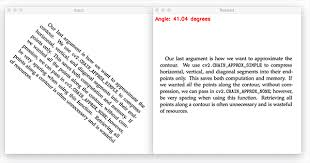
#> input picture practice/images/rot_text.jpg, 310 x 163 px
$ python rot_text.py
#> lines starting #> are read from the running program, lines starting #| are printed output that depends on the picture; after the words box and inside, x2 and y2 are one past the last pixel; in counts of white or black regions, pixels touching at a corner belong together; long printed decimals are rounded
import cv2 as cv
import numpy as np

image = cv.imread("images/rot_text.jpg", 0)
#> image: shape (163, 310); min 0, max 255, mean 238.9

image = cv.resize(image, (600,300))
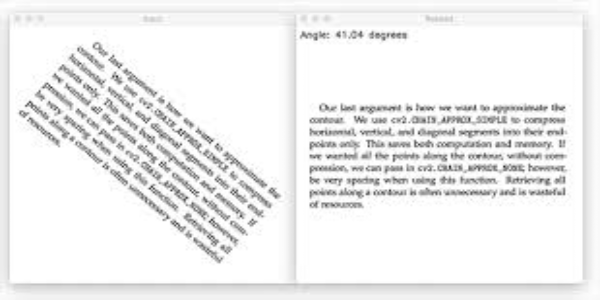
#> image: shape (300, 600); min 59, max 255, mean 238.8

image = image[:,0:300]
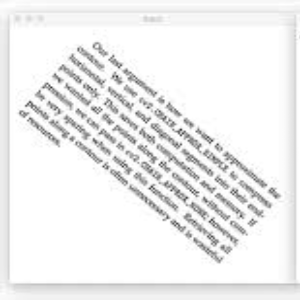
#> image: shape (300, 300); min 62, max 255, mean 238.7


_, thresh = cv.threshold(image, 150, 255, cv.THRESH_BINARY)
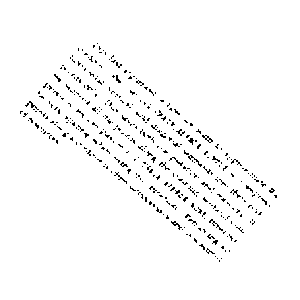
#> thresh: shape (300, 300); 97.3% white; black in thin lines or dots, all inside (x1, y1, x2, y2) = (20, 43, 277, 262)
cv.imshow("image", thresh)

edges = cv.Canny(thresh, 50, 150)
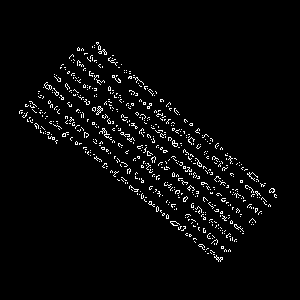
#> edges: shape (300, 300); 3.2% white in thin lines or dots, all inside (x1, y1, x2, y2) = (19, 42, 277, 262)

lines = cv.HoughLinesP(edges, 10, np.pi / 180, 50, minLineLength=100, maxLineGap=10)
#> lines = [[54, 74, 243, 233], [29, 101, 136, 191], [45, 86, 236, 241], [112, 77, 270, 205], [110, 93, 258, 213], [106, 101, 253, 224], [42, 98, 173, 204], [129, 77, 274, 190]]

sum = 0
count=0
line_image = image.copy()
if lines is not None:
    for line in lines:
        x1, y1, x2, y2 = line[0]
        cv.line(line_image, (x1, y1), (x2, y2), (0, 255, 0), 2)
        sum += np.degrees(np.arctan((y2-y1)/(x2-x1)))
        count+=1
#> this loop made 8 passes
#> (x1, y1, x2, y2, sum) on passes 1 to 8: (54, 74, 243, 233, 40.07), (29, 101, 136, 191, 80.14), (45, 86, 236, 241, 119.2), (112, 77, 270, 205, 158.2), (110, 93, 258, 213, 197.2), (106, 101, 253, 224, 237.2), (42, 98, 173, 204, 276.1), (129, 77, 274, 190, 314.1)
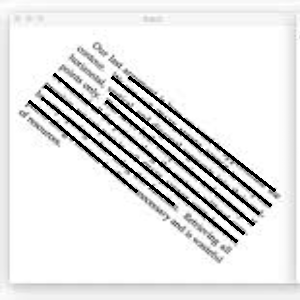
#> line_image: shape (300, 300); 5.72% of pixels changed, all inside (x1, y1, x2, y2) = (28, 73, 276, 243)
#> after the loop, count = 8; sum = 314.1
print(sum/count)
#| 39.260

cv.imshow("lines", line_image)

cv.waitKey(0)
cv.destroyAllWindows()


# import cv2 as cv
# import numpy as np

# # Load the image
# image = cv.imread("images/rot_text.jpg")

# # Resize the image
# image = cv.resize(image, (600, 300))

# # Convert the image to grayscale
# gray_image = cv.cvtColor(image, cv.COLOR_BGR2GRAY)

# # Apply binary thresholding to the grayscale image
# _, thresh = cv.threshold(gray_image, 200, 255, cv.THRESH_BINARY)
# cv.imshow("Thresholded Image", thresh)

# # Apply Canny edge detection
# edges = cv.Canny(thresh, 50, 150)

# # Apply Hough Line Transform to detect lines
# lines = cv.HoughLinesP(edges, 1, np.pi / 180, 50, minLineLength=50, maxLineGap=10)

# # Create a copy of the original image to draw lines on
# line_image = image.copy()

# # Draw the detected lines on the image
# if lines is not None:
#     for line in lines:
#         x1, y1, x2, y2 = line[0]
#         cv.line(line_image, (x1, y1), (x2, y2), (0, 255, 0), 2)  # Draw lines in green

# # Display the results
# cv.imshow("Detected Lines", line_image)

# # Wait until a key is pressed and close all windows
# cv.waitKey(0)
# cv.destroyAllWindows()
